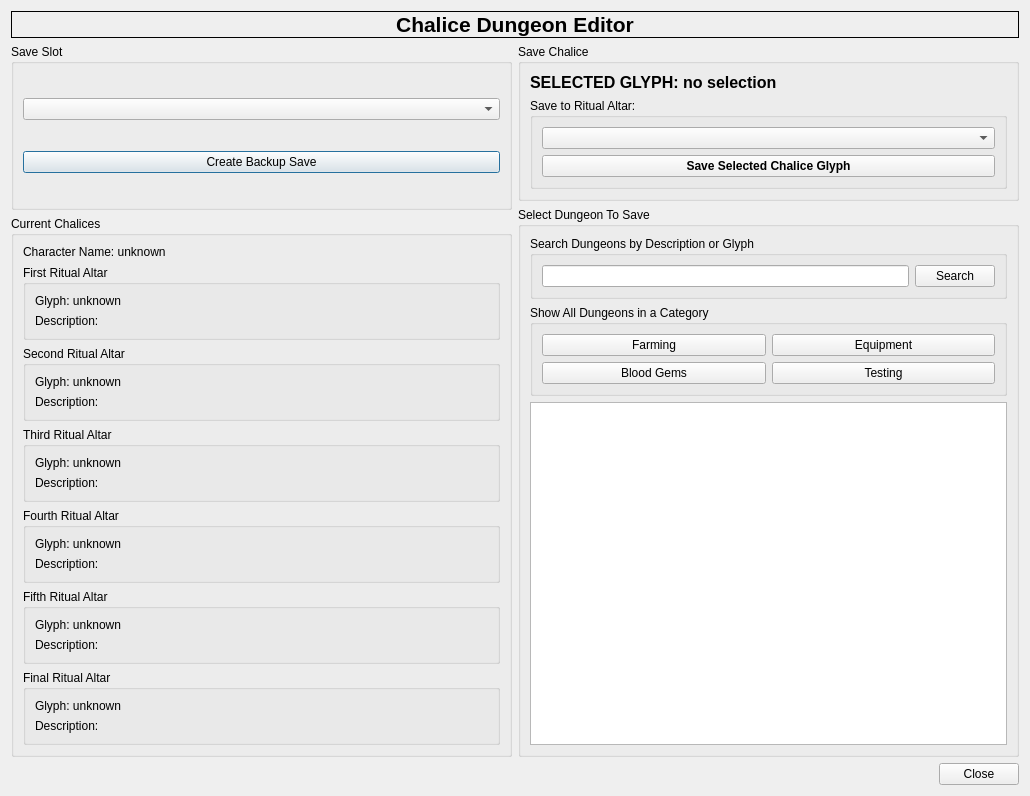
<?xml version="1.0" encoding="UTF-8"?>
<ui version="4.0">
 <class>ChaliceEditor</class>
 <widget class="QDialog" name="ChaliceEditor">
  <property name="geometry">
   <rect>
    <x>0</x>
    <y>0</y>
    <width>1030</width>
    <height>796</height>
   </rect>
  </property>
  <property name="windowTitle">
   <string>Chalice Dunegon Editor</string>
  </property>
  <layout class="QVBoxLayout" name="verticalLayout_14">
   <item>
    <widget class="QLabel" name="GameSaveLabel">
     <property name="font">
      <font>
       <pointsize>16</pointsize>
       <bold>true</bold>
      </font>
     </property>
     <property name="frameShape">
      <enum>QFrame::Shape::Box</enum>
     </property>
     <property name="text">
      <string>Chalice Dungeon Editor</string>
     </property>
     <property name="alignment">
      <set>Qt::AlignmentFlag::AlignCenter</set>
     </property>
    </widget>
   </item>
   <item>
    <widget class="QScrollArea" name="scrollArea">
     <property name="frameShape">
      <enum>QFrame::Shape::NoFrame</enum>
     </property>
     <property name="widgetResizable">
      <bool>true</bool>
     </property>
     <widget class="QWidget" name="scrollAreaWidgetContents">
      <property name="geometry">
       <rect>
        <x>0</x>
        <y>0</y>
        <width>1012</width>
        <height>712</height>
       </rect>
      </property>
      <layout class="QVBoxLayout" name="verticalLayout_13">
       <property name="leftMargin">
        <number>0</number>
       </property>
       <property name="topMargin">
        <number>0</number>
       </property>
       <property name="rightMargin">
        <number>0</number>
       </property>
       <property name="bottomMargin">
        <number>0</number>
       </property>
       <item>
        <layout class="QHBoxLayout" name="horizontalLayout_7">
         <item>
          <layout class="QVBoxLayout" name="verticalLayout_11">
           <item>
            <widget class="QGroupBox" name="saveSlotGroupBox">
             <property name="title">
              <string>Save Slot</string>
             </property>
             <layout class="QVBoxLayout" name="verticalLayout_15">
              <item>
               <widget class="QComboBox" name="saveSlotComboBox"/>
              </item>
              <item>
               <widget class="QPushButton" name="backupButton">
                <property name="text">
                 <string>Create Backup Save</string>
                </property>
               </widget>
              </item>
             </layout>
            </widget>
           </item>
           <item>
            <widget class="QGroupBox" name="groupBox_2">
             <property name="sizePolicy">
              <sizepolicy hsizetype="Expanding" vsizetype="Preferred">
               <horstretch>0</horstretch>
               <verstretch>0</verstretch>
              </sizepolicy>
             </property>
             <property name="title">
              <string>Current Chalices</string>
             </property>
             <layout class="QVBoxLayout" name="verticalLayout_3">
              <item>
               <widget class="QLabel" name="NameLabel">
                <property name="text">
                 <string>Character Name: unknown</string>
                </property>
               </widget>
              </item>
              <item>
               <widget class="QGroupBox" name="groupBox_3">
                <property name="title">
                 <string>First Ritual Altar</string>
                </property>
                <layout class="QVBoxLayout" name="verticalLayout">
                 <item>
                  <widget class="QLabel" name="GlyphLabel1">
                   <property name="text">
                    <string>Glyph: unknown</string>
                   </property>
                  </widget>
                 </item>
                 <item>
                  <widget class="QLabel" name="DescLabel1">
                   <property name="text">
                    <string>Description:</string>
                   </property>
                   <property name="wordWrap">
                    <bool>true</bool>
                   </property>
                  </widget>
                 </item>
                </layout>
               </widget>
              </item>
              <item>
               <widget class="QGroupBox" name="Altar2GroupBox">
                <property name="title">
                 <string>Second Ritual Altar</string>
                </property>
                <layout class="QVBoxLayout" name="verticalLayout_2">
                 <item>
                  <widget class="QLabel" name="GlyphLabel2">
                   <property name="text">
                    <string>Glyph: unknown</string>
                   </property>
                  </widget>
                 </item>
                 <item>
                  <widget class="QLabel" name="DescLabel2">
                   <property name="text">
                    <string>Description:</string>
                   </property>
                   <property name="wordWrap">
                    <bool>true</bool>
                   </property>
                  </widget>
                 </item>
                </layout>
               </widget>
              </item>
              <item>
               <widget class="QGroupBox" name="groupBox_5">
                <property name="title">
                 <string>Third Ritual Altar</string>
                </property>
                <layout class="QVBoxLayout" name="verticalLayout_4">
                 <item>
                  <widget class="QLabel" name="GlyphLabel3">
                   <property name="text">
                    <string>Glyph: unknown</string>
                   </property>
                  </widget>
                 </item>
                 <item>
                  <widget class="QLabel" name="DescLabel3">
                   <property name="text">
                    <string>Description:</string>
                   </property>
                   <property name="wordWrap">
                    <bool>true</bool>
                   </property>
                  </widget>
                 </item>
                </layout>
               </widget>
              </item>
              <item>
               <widget class="QGroupBox" name="groupBox_6">
                <property name="title">
                 <string>Fourth Ritual Altar</string>
                </property>
                <layout class="QVBoxLayout" name="verticalLayout_5">
                 <item>
                  <widget class="QLabel" name="GlyphLabel4">
                   <property name="text">
                    <string>Glyph: unknown</string>
                   </property>
                  </widget>
                 </item>
                 <item>
                  <widget class="QLabel" name="DescLabel4">
                   <property name="text">
                    <string>Description:</string>
                   </property>
                   <property name="wordWrap">
                    <bool>true</bool>
                   </property>
                  </widget>
                 </item>
                </layout>
               </widget>
              </item>
              <item>
               <widget class="QGroupBox" name="groupBox_7">
                <property name="title">
                 <string>Fifth Ritual Altar</string>
                </property>
                <layout class="QVBoxLayout" name="verticalLayout_6">
                 <item>
                  <widget class="QLabel" name="GlyphLabel5">
                   <property name="text">
                    <string>Glyph: unknown</string>
                   </property>
                  </widget>
                 </item>
                 <item>
                  <widget class="QLabel" name="DescLabel5">
                   <property name="text">
                    <string>Description:</string>
                   </property>
                   <property name="wordWrap">
                    <bool>true</bool>
                   </property>
                  </widget>
                 </item>
                </layout>
               </widget>
              </item>
              <item>
               <widget class="QGroupBox" name="groupBox_8">
                <property name="title">
                 <string>Final Ritual Altar</string>
                </property>
                <layout class="QVBoxLayout" name="verticalLayout_7">
                 <item>
                  <widget class="QLabel" name="GlyphLabel6">
                   <property name="text">
                    <string>Glyph: unknown</string>
                   </property>
                  </widget>
                 </item>
                 <item>
                  <widget class="QLabel" name="DescLabel6">
                   <property name="text">
                    <string>Description:</string>
                   </property>
                   <property name="wordWrap">
                    <bool>true</bool>
                   </property>
                  </widget>
                 </item>
                </layout>
               </widget>
              </item>
             </layout>
            </widget>
           </item>
          </layout>
         </item>
         <item>
          <layout class="QVBoxLayout" name="verticalLayout_12">
           <item>
            <widget class="QGroupBox" name="groupBox_9">
             <property name="title">
              <string>Save Chalice</string>
             </property>
             <layout class="QVBoxLayout" name="verticalLayout_8">
              <item>
               <widget class="QLabel" name="selectedGlyphLabel">
                <property name="font">
                 <font>
                  <pointsize>12</pointsize>
                  <bold>true</bold>
                 </font>
                </property>
                <property name="text">
                 <string>SELECTED GLYPH: no selection</string>
                </property>
               </widget>
              </item>
              <item>
               <widget class="QGroupBox" name="groupBox_10">
                <property name="title">
                 <string>Save to Ritual Altar:</string>
                </property>
                <layout class="QVBoxLayout" name="verticalLayout_16">
                 <item>
                  <widget class="QComboBox" name="altarComboBox"/>
                 </item>
                 <item>
                  <widget class="QPushButton" name="saveButton">
                   <property name="font">
                    <font>
                     <bold>true</bold>
                    </font>
                   </property>
                   <property name="text">
                    <string>Save Selected Chalice Glyph</string>
                   </property>
                  </widget>
                 </item>
                </layout>
               </widget>
              </item>
             </layout>
            </widget>
           </item>
           <item>
            <widget class="QGroupBox" name="groupBox_11">
             <property name="title">
              <string>Select Dungeon To Save</string>
             </property>
             <layout class="QVBoxLayout" name="verticalLayout_9">
              <item>
               <widget class="QGroupBox" name="groupBox_12">
                <property name="title">
                 <string>Search Dungeons by Description or Glyph</string>
                </property>
                <layout class="QHBoxLayout" name="horizontalLayout_3">
                 <item>
                  <widget class="QLineEdit" name="searchLineEdit"/>
                 </item>
                 <item>
                  <widget class="QPushButton" name="searchButton">
                   <property name="text">
                    <string>Search</string>
                   </property>
                   <property name="default">
                    <bool>true</bool>
                   </property>
                  </widget>
                 </item>
                </layout>
               </widget>
              </item>
              <item>
               <widget class="QGroupBox" name="groupBox_13">
                <property name="title">
                 <string>Show All Dungeons in a Category</string>
                </property>
                <layout class="QVBoxLayout" name="verticalLayout_10">
                 <item>
                  <layout class="QHBoxLayout" name="horizontalLayout_5">
                   <item>
                    <widget class="QPushButton" name="farmingButton">
                     <property name="text">
                      <string>Farming</string>
                     </property>
                    </widget>
                   </item>
                   <item>
                    <widget class="QPushButton" name="equipmentButton">
                     <property name="text">
                      <string>Equipment</string>
                     </property>
                    </widget>
                   </item>
                  </layout>
                 </item>
                 <item>
                  <layout class="QHBoxLayout" name="horizontalLayout_6">
                   <item>
                    <widget class="QPushButton" name="gemsButton">
                     <property name="text">
                      <string>Blood Gems</string>
                     </property>
                    </widget>
                   </item>
                   <item>
                    <widget class="QPushButton" name="testingButton">
                     <property name="text">
                      <string>Testing</string>
                     </property>
                    </widget>
                   </item>
                  </layout>
                 </item>
                </layout>
               </widget>
              </item>
              <item>
               <widget class="QListWidget" name="dungeonsList">
                <property name="alternatingRowColors">
                 <bool>true</bool>
                </property>
                <property name="wordWrap">
                 <bool>true</bool>
                </property>
               </widget>
              </item>
             </layout>
            </widget>
           </item>
          </layout>
         </item>
        </layout>
       </item>
      </layout>
     </widget>
    </widget>
   </item>
   <item>
    <widget class="QDialogButtonBox" name="buttonBox">
     <property name="orientation">
      <enum>Qt::Orientation::Horizontal</enum>
     </property>
     <property name="standardButtons">
      <set>QDialogButtonBox::StandardButton::Close</set>
     </property>
    </widget>
   </item>
  </layout>
 </widget>
 <resources/>
 <connections>
  <connection>
   <sender>buttonBox</sender>
   <signal>accepted()</signal>
   <receiver>ChaliceEditor</receiver>
   <slot>accept()</slot>
   <hints>
    <hint type="sourcelabel">
     <x>248</x>
     <y>254</y>
    </hint>
    <hint type="destinationlabel">
     <x>157</x>
     <y>274</y>
    </hint>
   </hints>
  </connection>
  <connection>
   <sender>buttonBox</sender>
   <signal>rejected()</signal>
   <receiver>ChaliceEditor</receiver>
   <slot>reject()</slot>
   <hints>
    <hint type="sourcelabel">
     <x>316</x>
     <y>260</y>
    </hint>
    <hint type="destinationlabel">
     <x>286</x>
     <y>274</y>
    </hint>
   </hints>
  </connection>
 </connections>
</ui>
